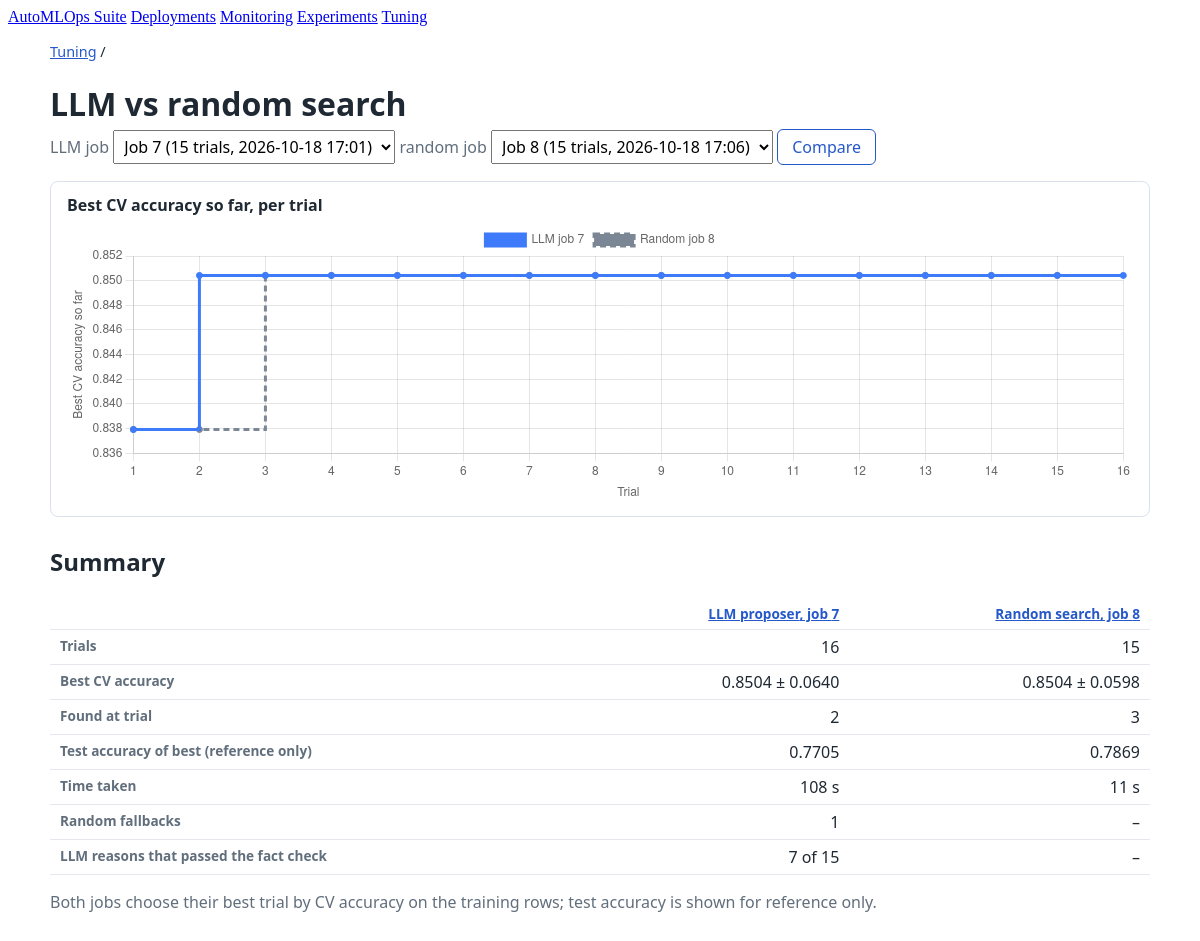
/tuning/compare/, run on the app's committed database.
### tuning/models.py (models this page shows, shortened)
class TuningJob(models.Model):
    STRATEGY_LLM = 'llm'
    STRATEGY_RANDOM = 'random'
    STRATEGIES = [(STRATEGY_LLM, 'LLM proposer'), (STRATEGY_RANDOM, 'Random search')]
    STATUS_RUNNING = 'running'
    STATUS_COMPLETED = 'completed'
    STATUS_FAILED = 'failed'
    STATUSES = [(STATUS_RUNNING, 'Running'), (STATUS_COMPLETED, 'Completed'), (STATUS_FAILED, 'Failed')]
    strategy = models.CharField(max_length=10, choices=STRATEGIES)
    n_trials = models.PositiveIntegerField()
    cv_folds = models.PositiveIntegerField()
    search_space = models.JSONField()
    seed = models.IntegerField()
    status = models.CharField(max_length=10, choices=STATUSES, default=STATUS_RUNNING)
    experiment_name = models.CharField(max_length=100)
    best_cv_score = models.FloatField(null=True, blank=True)
    best_trial = models.ForeignKey('Trial', on_delete=models.SET_NULL, null=True, blank=True, related_name='+')
    error = models.TextField(blank=True)
    data_path = models.CharField(max_length=500, blank=True)
    test_size = models.FloatField(default=0.2)
    suggestions = models.JSONField(default=dict, blank=True)
    created_at = models.DateTimeField(auto_now_add=True)
    finished_at = models.DateTimeField(null=True, blank=True)
    class Meta:
        ordering = ['-created_at']

class Trial(models.Model):
    PROPOSED_BY_LLM = 'llm'
    PROPOSED_BY_RANDOM = 'random'
    PROPOSED_BY_FALLBACK = 'random-fallback'
    PROPOSED_BY_SUGGESTION = 'llm-suggestion'
    PROPOSERS = [
        (PROPOSED_BY_LLM, 'LLM'), (PROPOSED_BY_RANDOM, 'Random'), (PROPOSED_BY_FALLBACK, 'Random (LLM fallback)'),
        (PROPOSED_BY_SUGGESTION, 'LLM suggestion'),
    ]
    REASON_PASSED = 'passed'
    REASON_FAILED = 'failed'
    REASON_MISSING = 'missing'
    REASON_CHECKS = [(REASON_PASSED, 'Passed'), (REASON_FAILED, 'Failed'), (REASON_MISSING, 'No reason given')]
    job = models.ForeignKey(TuningJob, on_delete=models.CASCADE, related_name='trials')
    number = models.PositiveIntegerField()
    params = models.JSONField()
    cv_score = models.FloatField()
    cv_std = models.FloatField()
    test_accuracy = models.FloatField(null=True, blank=True)
    reasoning = models.TextField(blank=True)
    proposed_by = models.CharField(max_length=20, choices=PROPOSERS)
    reason_check = models.CharField(max_length=10, choices=REASON_CHECKS, blank=True)
    run = models.ForeignKey(
        'experiments.Run', on_delete=models.SET_NULL, null=True, blank=True, related_name='tuning_trials',
    )
    created_at = models.DateTimeField(auto_now_add=True)
    class Meta:
        ordering = ['job', 'number']
        constraints = [models.UniqueConstraint(fields=['job', 'number'], name='unique_trial_number_per_job')]

### tuning/views.py (the view)
# urls.py: path('compare/', views.compare, name='compare'),
def compare(request):
    jobs = list(TuningJob.objects.order_by('-created_at', '-id'))
    llm_jobs = [job for job in jobs if job.strategy == TuningJob.STRATEGY_LLM]
    random_jobs = [job for job in jobs if job.strategy == TuningJob.STRATEGY_RANDOM]
    llm_job, random_job = pick_job(llm_jobs, request.GET.get('llm')), pick_job(random_jobs, request.GET.get('random'))
    context = {'llm_jobs': llm_jobs, 'random_jobs': random_jobs, 'llm_job': llm_job, 'random_job': random_job}
    if llm_job and random_job:
        trials = {llm_job.pk: [], random_job.pk: []}
        for trial in Trial.objects.filter(job__in=[llm_job, random_job]).order_by('number'):
            trials[trial.job_id].append(trial)
        llm_trials, random_trials = trials[llm_job.pk], trials[random_job.pk]
        context.update({
            'summaries': [job_summary(llm_job, llm_trials), job_summary(random_job, random_trials)],
            'chart_data': {
                'labels': list(range(1, max(len(llm_trials), len(random_trials)) + 1)),
                'llm': best_so_far(llm_trials),
                'random': best_so_far(random_trials),
                'llm_label': f'LLM job {llm_job.pk}',
                'random_label': f'Random job {random_job.pk}',
            },
        })
    return render(request, 'tuning/compare.html', context)

### tuning/views.py (called while the page is built)
def best_so_far(trials):
    best, series = None, []
    for trial in trials:
        best = trial.cv_score if best is None else max(best, trial.cv_score)
        series.append(best)
    return series

def time_taken(job):
    return (job.finished_at - job.created_at).total_seconds() if job.finished_at else None

def pick_job(jobs, value):
    try:
        return next(job for job in jobs if job.pk == int(value))
    except (TypeError, ValueError, StopIteration):
        return jobs[0] if jobs else None

def job_summary(job, trials):
    best = max(trials, key=lambda t: (t.cv_score, -t.number)) if trials else None
    llm_reasons = [t for t in trials if t.proposed_by in (Trial.PROPOSED_BY_LLM, Trial.PROPOSED_BY_SUGGESTION)]
    return {
        'job': job,
        'trial_count': len(trials),
        'best': best,
        'time_taken': time_taken(job),
        'fallbacks': sum(t.proposed_by == Trial.PROPOSED_BY_FALLBACK for t in trials),
        'llm_reasons': len(llm_reasons),
        'reasons_passed': sum(t.reason_check == Trial.REASON_PASSED for t in llm_reasons),
        'reasons_not_recorded': sum(t.reason_check == '' for t in llm_reasons),
    }

### tuning/templates/tuning/compare.html (shortened to what this page needs)
{% extends 'base.html' %}
{% block content %}
<div class="exp">
  <p class="crumbs"><a href="{% url 'tuning:list' %}">Tuning</a> /</p>
  <h1>LLM vs random search</h1>
  {% if not llm_job or not random_job %}
    <p class="empty">Comparing needs at least one LLM job and one random job. Run <code>python manage.py run_tuning --strategy llm</code> and <code>python manage.py run_tuning --strategy random</code>.</p>
  {% else %}
    <form method="get" class="muted">
      <label for="llm">LLM job</label>
      <select id="llm" name="llm">{% for job in llm_jobs %}<option value="{{ job.pk }}"{% if job.pk == llm_job.pk %} selected{% endif %}>Job {{ job.pk }} ({{ job.n_trials }} trials, {{ job.created_at|date:"Y-m-d H:i" }})</option>{% endfor %}</select>
      <label for="random">random job</label>
      <select id="random" name="random">{% for job in random_jobs %}<option value="{{ job.pk }}"{% if job.pk == random_job.pk %} selected{% endif %}>Job {{ job.pk }} ({{ job.n_trials }} trials, {{ job.created_at|date:"Y-m-d H:i" }})</option>{% endfor %}</select>
      <button type="submit" class="secondary">Compare</button>
    </form>
    <div class="chart" style="margin-top: 16px;">
      <h2 style="margin: 0 0 8px; font-size: 1rem;">Best CV accuracy so far, per trial</h2>
      <div class="chart-box"><canvas id="compare-chart" role="img" aria-label="Best CV accuracy so far for the LLM job and the random job"></canvas></div>
    </div>
    <h2>Summary</h2>
    <div class="table-wrap">
      <table>
        <thead><tr><th></th>{% for s in summaries %}<th class="num"><a href="{% url 'tuning:detail' s.job.pk %}">{{ s.job.get_strategy_display }}, job {{ s.job.pk }}</a></th>{% endfor %}</tr></thead>
        <tbody>
          <tr><th>Trials</th>{% for s in summaries %}<td class="num">{{ s.trial_count }}</td>{% endfor %}</tr>
          <tr><th>Best CV accuracy</th>{% for s in summaries %}<td class="num">{% if s.best %}{{ s.best.cv_score|floatformat:4 }} ± {{ s.best.cv_std|floatformat:4 }}{% else %}–{% endif %}</td>{% endfor %}</tr>
          <tr><th>Found at trial</th>{% for s in summaries %}<td class="num">{{ s.best.number|default:"–" }}</td>{% endfor %}</tr>
          <tr><th>Test accuracy of best <span class="muted">(reference only)</span></th>{% for s in summaries %}<td class="num">{{ s.best.test_accuracy|floatformat:4|default:"–" }}</td>{% endfor %}</tr>
          <tr><th>Time taken</th>{% for s in summaries %}<td class="num">{% if s.time_taken is not None %}{{ s.time_taken|floatformat:0 }} s{% else %}<span class="muted">not recorded</span>{% endif %}</td>{% endfor %}</tr>
          <tr><th>Random fallbacks</th>{% for s in summaries %}<td class="num">{% if s.job.strategy == 'llm' %}{{ s.fallbacks }}{% else %}–{% endif %}</td>{% endfor %}</tr>
          <tr><th>LLM reasons that passed the fact check</th>{% for s in summaries %}<td class="num">
            {% if s.llm_reasons %}{{ s.reasons_passed }} of {{ s.llm_reasons }}{% if s.reasons_not_recorded %} <span class="muted">({{ s.reasons_not_recorded }} not recorded)</span>{% endif %}{% else %}–{% endif %}
          </td>{% endfor %}</tr>
        </tbody>
      </table>
    </div>
    <p class="muted">Both jobs choose their best trial by CV accuracy on the training rows; test accuracy is shown for reference only.</p>
  {% endif %}
</div>
{% if summaries %}
  <script>
    (function () {
      const data = JSON.parse(document.getElementById('chart-data').textContent);
      new Chart(document.getElementById('compare-chart'), {
        type: 'line',
        data: {
          labels: data.labels,
          datasets: [
            { label: data.llm_label, data: data.llm, borderColor: '#3e7bfa', backgroundColor: '#3e7bfa', stepped: true, pointRadius: 3 },
            { label: data.random_label, data: data.random, borderColor: '#7b8794', backgroundColor: '#7b8794', borderDash: [6, 4], stepped: true, pointRadius: 3 },
          ],
        },
        options: {
          maintainAspectRatio: false,
          interaction: { mode: 'index', intersect: false },
          scales: {
            x: { title: { display: true, text: 'Trial' } },
            y: { title: { display: true, text: 'Best CV accuracy so far' } },
          },
        },
      });
    })();
  </script>
{% endif %}
{% endblock %}

### experiments/templates/experiments/_styles.html (style rules this page uses)
.exp { max-width: 1100px; margin: 0 auto; padding: 0 16px 48px; font-family: system-ui, -apple-system, "Segoe UI", sans-serif; color: #1f2933; }
.exp h1 { margin-bottom: 4px; overflow-wrap: anywhere; }
.exp h2 { margin-top: 28px; }
.exp a { color: #2558c9; }
.exp .muted { color: #616e7c; }
.exp .crumbs { font-size: 0.9rem; margin-top: 16px; }
.exp .table-wrap { overflow-x: auto; }
.exp table { width: 100%; border-collapse: collapse; font-variant-numeric: tabular-nums; }
.exp th, .exp td { text-align: left; padding: 6px 10px; border-bottom: 1px solid #e4e7eb; vertical-align: top; }
.exp th { font-size: 0.85rem; color: #616e7c; font-weight: 600; white-space: nowrap; }
.exp td.num, .exp th.num { text-align: right; white-space: nowrap; }
.exp .chart { border: 1px solid #d9e2ec; border-radius: 8px; padding: 12px 16px; background: #fff; }
.exp .chart-box { position: relative; height: 280px; }
.exp button { font: inherit; padding: 6px 14px; border-radius: 6px; border: 1px solid #2558c9; background: #2558c9; color: #fff; cursor: pointer; }
.exp button.secondary { background: #fff; color: #2558c9; }
.exp select { font: inherit; padding: 4px 6px; }

### data on the page
TuningJob: job.strategy "LLM proposer", job.pk "7", trial_count "16", best.cv_score "0.8504", best.cv_std "0.0640", best.number "2", best.test_accuracy "0.7705", time_taken "108", fallbacks "1", reasons_passed "7", llm_reasons "15"
TuningJob: job.strategy "Random search", job.pk "8", trial_count "15", best.cv_score "0.8504", best.cv_std "0.0598", best.number "3", best.test_accuracy "0.7869", time_taken "11"
